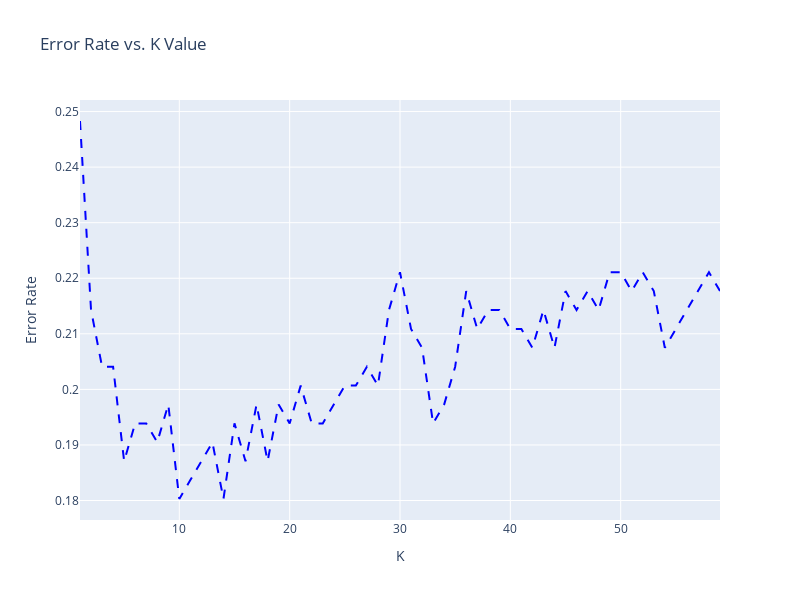

Source (notebook cell):
### Code cell
fig = px.line(x=range(1, 60), y=error_rate,
              title='Error Rate vs. K Value',
              labels={'x': 'K', 'y': 'Error Rate'})
fig.update_traces(line=dict(color='blue', dash='dash'))
fig.update_layout(width=800, height=600)
fig.show()

### Figure 1 — Plotly figure (JSON) as saved in the notebook; plotly's stock layout.template omitted (floating-point values rounded to 4 significant figures)
{"data": [{"hovertemplate": "K=%{x}<br>Error Rate=%{y}<extra></extra>", "legendgroup": "", "line": {"color": "blue", "dash": "dash"}, "marker": {"symbol": "circle"}, "mode": "lines", "name": "", "orientation": "v", "showlegend": false, "type": "scatter", "x": [1, 2, 3, 4, 5, 6, 7, 8, 9, 10, 11, 12, 13, 14, 15, 16, 17, 18, 19, 20, 21, 22, 23, 24, 25, 26, 27, 28, 29, 30, 31, 32, 33, 34, 35, 36, 37, 38, 39, 40, 41, 42, 43, 44, 45, 46, 47, 48, 49, 50, 51, 52, 53, 54, 55, 56, 57, 58, 59], "xaxis": "x", "y": [0.2483, 0.2143, 0.2041, 0.2041, 0.1871, 0.1939, 0.1939, 0.1905, 0.1973, 0.1803, 0.1837, 0.1871, 0.1905, 0.1803, 0.1939, 0.1871, 0.1973, 0.1871, 0.1973, 0.1939, 0.2007, 0.1939, 0.1939, 0.1973, 0.2007, 0.2007, 0.2041, 0.2007, 0.2143, 0.2211, 0.2109, 0.2075, 0.1939, 0.1973, 0.2041, 0.2177, 0.2109, 0.2143, 0.2143, 0.2109, 0.2109, 0.2075, 0.2143, 0.2075, 0.2177, 0.2143, 0.2177, 0.2143, 0.2211, 0.2211, 0.2177, 0.2211, 0.2177, 0.2075, 0.2109, 0.2143, 0.2177, 0.2211, 0.2177], "yaxis": "y"}], "layout": {"height": 600, "legend": {"tracegroupgap": 0}, "title": {"text": "Error Rate vs. K Value"}, "width": 800, "xaxis": {"anchor": "y", "domain": [0, 1], "title": {"text": "K"}}, "yaxis": {"anchor": "x", "domain": [0, 1], "title": {"text": "Error Rate"}}}}
